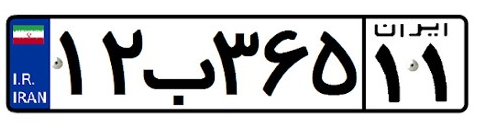
#> input picture extract_plate_chars/images/plate.png, 483 x 126 px
$ python extract_plate_chars.py
#> lines starting #> are read from the running program, lines starting #| are printed output that depends on the picture; after the words box and inside, x2 and y2 are one past the last pixel; in counts of white or black regions, pixels touching at a corner belong together
# extract_plate_chars.py
def main():
    import os
    import uuid
    import cv2
    import numpy as np

    # ===== تنظیمات اصلی =====
    IMAGE_PATH = "images/plate.png"     # مسیر تصویر پلاک
    OUTPUT_FOLDER = "plate_chars"       # خروجی برش کاراکترها
    DEBUG_FOLDER = "debug"              # ذخیره پیش‌نمایش
    os.makedirs(OUTPUT_FOLDER, exist_ok=True)
    os.makedirs(DEBUG_FOLDER, exist_ok=True)

    # نمایش پنجره‌های دیباگ (برای خاموش کردن بگذار False)
    SHOW_DEBUG = True

    # بزرگ‌نمایی برای تصاویر کوچک (1.0 یعنی بدون تغییر)
    SCALE = 2.0

    # روش باینری‌کردن: ADAPTIVE یا OTSU
    USE_ADAPTIVE = True

    # روش جداکردن اجزا: Connected Components (پیش‌فرض) یا Contours
    USE_CONNECTED_COMPONENTS = True

    # ===== فیلترهای نسبی برای انتخاب باکس‌های کاراکتر =====
    # (به‌صورت نسبت به اندازه تصویر؛ از اعداد ثابت بهتر جواب می‌دهد)
    MIN_AREA_RATIO = 0.0002   # حداقل نسبت مساحت باکس به مساحت کل تصویر (0.02%)
    MAX_AREA_RATIO = 0.20     # حداکثر نسبت مساحت باکس (20%)

    MIN_H_RATIO = 0.10        # حداقل نسبت ارتفاع باکس به ارتفاع تصویر
    MAX_H_RATIO = 0.98        # حداکثر نسبت ارتفاع باکس

    MIN_AR = 0.08             # حداقل نسبت عرض/ارتفاع (برای کاراکترهای باریک مثل 1/I)
    MAX_AR = 2.5              # حداکثر نسبت عرض/ارتفاع (برای W/M)

    # پارامترهای Adaptive Threshold (در صورت USE_ADAPTIVE=True)
    ADAPT_BLOCK_SIZE = 31     # باید فرد باشد: 21، 31، 35 ...
    ADAPT_C = 5               # بایاس؛ 3 تا 9 تست خوبی دارد

    # ===== خواندن و آماده‌سازی تصویر =====
    img = cv2.imread(IMAGE_PATH)
#> img is the input picture: shape (126, 483, 3); mean B, G, R 194.7, 190.2, 188.4
    if img is None:
        raise FileNotFoundError(f"تصویر '{IMAGE_PATH}' پیدا نشد.")

    if SCALE and SCALE != 1.0:
        img = cv2.resize(img, None, fx=SCALE, fy=SCALE, interpolation=cv2.INTER_CUBIC)
#> img: shape (252, 966, 3)

    gray = cv2.cvtColor(img, cv2.COLOR_BGR2GRAY)
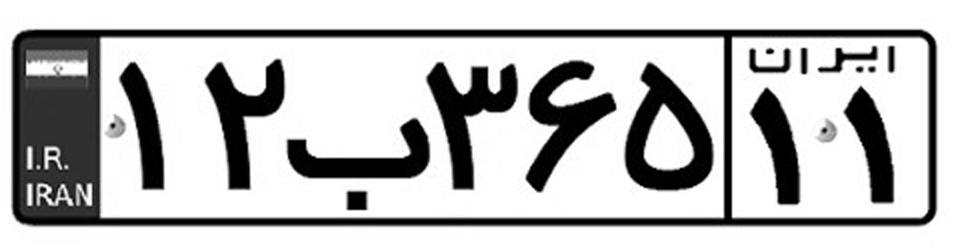
#> gray: shape (252, 966); min 0, max 255, mean 190.2
    gray_blur = cv2.GaussianBlur(gray, (5, 5), 0)

    # ===== باینری کردن =====
    if USE_ADAPTIVE:
        # کاراکترها سفید، پس‌زمینه سیاه (INV)
        thresh = cv2.adaptiveThreshold(
            gray_blur, 255,
            cv2.ADAPTIVE_THRESH_GAUSSIAN_C,
            cv2.THRESH_BINARY_INV,
            ADAPT_BLOCK_SIZE, ADAPT_C
        )
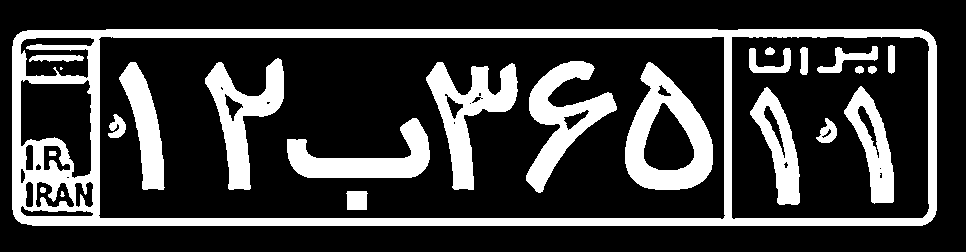
#> thresh: shape (252, 966); 24% white; 24 white regions (2 under 20 px), largest, box (x1, y1, x2, y2) and area: (12, 29, 937, 226) 25390, (625, 62, 713, 190) 5351, (426, 62, 518, 190) 4487
    else:
        _, thresh = cv2.threshold(
            gray_blur, 0, 255,
            cv2.THRESH_BINARY_INV + cv2.THRESH_OTSU
        )

    # ===== مورفولوژی (کم، برای اتصال شکاف‌های ریز) =====
    kernel = cv2.getStructuringElement(cv2.MORPH_RECT, (3, 3))
    # اگر حروف تکه‌تکه‌اند، CLOSE را بزرگ‌تر کن (مثلاً (5,5))
    thresh = cv2.morphologyEx(thresh, cv2.MORPH_OPEN, kernel, iterations=1)
#> thresh: shape (252, 966); 24% white; 23 white regions (1 under 20 px), largest, box (x1, y1, x2, y2) and area: (12, 29, 937, 226) 25330, (625, 62, 713, 190) 5350, (426, 62, 518, 190) 4476
    thresh = cv2.morphologyEx(thresh, cv2.MORPH_CLOSE, kernel, iterations=1)
#> thresh: shape (252, 966); 24% white; 23 white regions (1 under 20 px), largest, box (x1, y1, x2, y2) and area: (12, 29, 937, 226) 25367, (625, 62, 713, 190) 5359, (426, 62, 518, 190) 4507

    H, W = gray.shape[:2]
#> H = 252; W = 966
    img_area = float(H * W)
#> img_area = 243432

    # ===== انتخاب کاندیدها =====
    candidates = []

    if USE_CONNECTED_COMPONENTS:
        # روش پایدارتر نسبت به کانتور
        numLabels, labels, stats, centroids = cv2.connectedComponentsWithStats(thresh, connectivity=8)
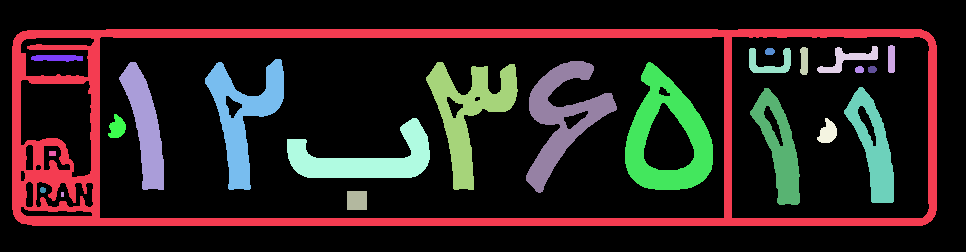
#> labels: shape (252, 966) int32; 24 distinct labels, from 0 to 23; one colour per label, 0 black
#> numLabels = 24; stats = 24 rows, first 6: [0, 0, 966, 252, 184888], [12, 29, 925, 197, 25367], [888, 45, 7, 28, 190], [800, 47, 8, 28, 198], [817, 46, 61, 27, 569], [749, 48, 42, 25, 510]; centroids = 24 rows, first 8: [488, 124.8], [399.6, 127.9], [891, 58.64], [803.8, 60.51], [847.7, 59.13], [769.5, 62.85], [769.4, 51.08], [56.78, 57.56]
        # stats[i] = [x, y, w, h, area]
        for i in range(1, numLabels):  # 0 پس‌زمینه است
            x, y, w, h, area = stats[i, 0], stats[i, 1], stats[i, 2], stats[i, 3], stats[i, 4]
            area_ratio = area / img_area
            h_ratio = h / float(H)
            ar = (w / float(h)) if h > 0 else 0.0

            if (MIN_AREA_RATIO <= area_ratio <= MAX_AREA_RATIO and
                MIN_H_RATIO   <= h_ratio    <= MAX_H_RATIO   and
                MIN_AR        <= ar         <= MAX_AR):
                candidates.append((x, y, w, h))
#> this loop made 23 passes
#> (x, y, w, h, area, area_ratio, h_ratio, ar) on passes 1 to 12: (12, 29, 925, 197, 25367, 0.104, 0.782, 4.7), (888, 45, 7, 28, 190, 0.000781, 0.111, 0.25), (800, 47, 8, 28, 198, 0.000813, 0.111, 0.286), (817, 46, 61, 27, 569, 0.00234, 0.107, 2.26), (749, 48, 42, 25, 510, 0.0021, 0.0992, 1.68), (765, 48, 10, 7, 60, 0.000246, 0.0278, 1.43), (31, 55, 52, 7, 292, 0.0012, 0.0278, 7.43), (205, 59, 79, 131, 4051, 0.0166, 0.52, 0.603), (526, 61, 91, 132, 4396, 0.0181, 0.524, 0.689), (119, 62, 45, 128, 2791, 0.0115, 0.508, 0.352), (426, 62, 92, 128, 4507, 0.0185, 0.508, 0.719), (625, 62, 88, 128, 5359, 0.022, 0.508, 0.688)
#> after the loop, candidates = [(888, 45, 7, 28), (800, 47, 8, 28), (817, 46, 61, 27), (205, 59, 79, 131), (526, 61, 91, 132), (119, 62, 45, 128), (426, 62, 92, 128), (625, 62, 88, 128), (844, 87, 50, 116), (750, 88, 50, 117), (287, 118, 143, 60)]
    else:
        # روش کانتور (در صورت نیاز)
        contours, _ = cv2.findContours(thresh, cv2.RETR_EXTERNAL, cv2.CHAIN_APPROX_SIMPLE)
        for cnt in contours:
            x, y, w, h = cv2.boundingRect(cnt)
            area = w * h
            area_ratio = area / img_area
            h_ratio = h / float(H)
            ar = (w / float(h)) if h > 0 else 0.0
            if (MIN_AREA_RATIO <= area_ratio <= MAX_AREA_RATIO and
                MIN_H_RATIO   <= h_ratio    <= MAX_H_RATIO   and
                MIN_AR        <= ar         <= MAX_AR):
                candidates.append((x, y, w, h))

    # اگر هیچ کاندیدی پیدا نشد، یک‌بار دیگر با معیار شل‌تر و OTSU تلاش می‌کنیم
    if len(candidates) == 0 and USE_ADAPTIVE:
        # سوئیچ به Otsu + فیلتر شل‌تر
        _, thresh = cv2.threshold(gray_blur, 0, 255, cv2.THRESH_BINARY_INV + cv2.THRESH_OTSU)
        kernel2 = cv2.getStructuringElement(cv2.MORPH_RECT, (3, 3))
        thresh = cv2.morphologyEx(thresh, cv2.MORPH_OPEN, kernel2, iterations=1)
        thresh = cv2.morphologyEx(thresh, cv2.MORPH_CLOSE, kernel2, iterations=1)

        # فیلترهای شل‌تر
        _MIN_AREA_RATIO = max(MIN_AREA_RATIO * 0.5, 0.00005)
        _MAX_AREA_RATIO = min(MAX_AREA_RATIO * 1.5, 0.6)
        _MIN_H_RATIO = max(MIN_H_RATIO * 0.5, 0.05)
        _MAX_H_RATIO = 0.99
        _MIN_AR = max(MIN_AR * 0.5, 0.04)
        _MAX_AR = MAX_AR * 1.5

        contours, _ = cv2.findContours(thresh, cv2.RETR_EXTERNAL, cv2.CHAIN_APPROX_SIMPLE)
        for cnt in contours:
            x, y, w, h = cv2.boundingRect(cnt)
            area = w * h
            area_ratio = area / img_area
            h_ratio = h / float(H)
            ar = (w / float(h)) if h > 0 else 0.0
            if (_MIN_AREA_RATIO <= area_ratio <= _MAX_AREA_RATIO and
                _MIN_H_RATIO   <= h_ratio    <= _MAX_H_RATIO   and
                _MIN_AR        <= ar         <= _MAX_AR):
                candidates.append((x, y, w, h))

    # مرتب‌سازی چپ به راست (برای نظم بهتر)
    candidates.sort(key=lambda b: b[0])

    # ===== پیش‌نمایش =====
    preview = img.copy()
    for (x, y, w, h) in candidates:
        cv2.rectangle(preview, (x, y), (x + w, y + h), (0, 0, 255), 2)
#> this loop made 11 passes
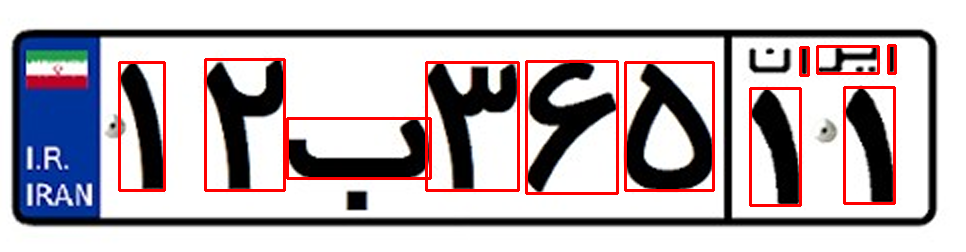
#> preview: shape (252, 966, 3); mean B, G, R 184.8, 180.3, 189.5

    if SHOW_DEBUG:
        cv2.imshow("thresh", thresh)
        cv2.imshow("candidates", preview)
        cv2.waitKey(0)
        cv2.destroyAllWindows()

    cv2.imwrite(os.path.join(DEBUG_FOLDER, "extract_preview.png"), preview)

    # ===== برش، نرمال‌سازی مربعی، تغییر اندازه به 28x28 =====
    def crop_to_square(binary_img, x, y, w, h, out_size=28):
        roi = binary_img[y:y+h, x:x+w]  # باینری: کاراکتر سفید، زمینه سیاه
        h2, w2 = roi.shape[:2]
        side = max(h2, w2)
        pad_top = (side - h2) // 2
        pad_bottom = side - h2 - pad_top
        pad_left = (side - w2) // 2
        pad_right = side - w2 - pad_left
        roi_sq = cv2.copyMakeBorder(
            roi, pad_top, pad_bottom, pad_left, pad_right,
            cv2.BORDER_CONSTANT, value=0  # سیاه
        )
        roi_sq = cv2.resize(roi_sq, (out_size, out_size), interpolation=cv2.INTER_AREA)
        return roi_sq

    saved = 0
    for (x, y, w, h) in candidates:
        char_img = crop_to_square(thresh, x, y, w, h, out_size=28)
        file_name = f"char_{uuid.uuid4().hex[:8]}.png"
        cv2.imwrite(os.path.join(OUTPUT_FOLDER, file_name), char_img)
        saved += 1
#> this loop made 11 passes
#> (x, y, w, h, h2 in crop_to_square, w2 in crop_to_square, side in crop_to_square, pad_top in crop_to_square) on passes 1 to 11: (119, 62, 45, 128, 128, 45, 128, 0), (205, 59, 79, 131, 131, 79, 131, 0), (287, 118, 143, 60, 60, 143, 143, 41), (426, 62, 92, 128, 128, 92, 128, 0), (526, 61, 91, 132, 132, 91, 132, 0), (625, 62, 88, 128, 128, 88, 128, 0), (750, 88, 50, 117, 117, 50, 117, 0), (800, 47, 8, 28, 28, 8, 28, 0), (817, 46, 61, 27, 27, 61, 61, 17), (844, 87, 50, 116, 116, 50, 116, 0), (888, 45, 7, 28, 28, 7, 28, 0)
#> pass 1, in crop_to_square, `roi = binary_img[y:y+h, x:x+w]`:
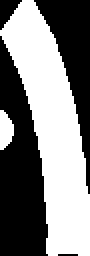
#> roi: shape (128, 45) (shown 2 times larger); 50.3% white; 4 black regions (1 under 20 px), largest, box (x1, y1, x2, y2) and area: (0, 18, 24, 128) 1758, (17, 0, 45, 97) 1008, (0, 0, 11, 15) 89
#> pass 1, in crop_to_square, `roi_sq = cv2.resize(roi_sq, (out_size, out_size), interpolation=cv2.IN..`:
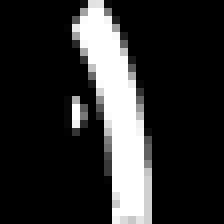
#> roi_sq: shape (28, 28) (shown 8 times larger); min 0, max 255, mean 45.1
#> pass 2, in crop_to_square (call 2), `roi = binary_img[y:y+h, x:x+w]`:
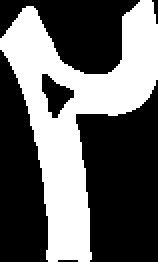
#> roi: shape (131, 79) (shown 2 times larger); 39.1% white; 1 white region
#> after the loop, saved = 11

    # آمار
    # اگر از connected components استفاده شد، تعداد کل اجزا را همینجا تخمین نمی‌زنیم.
    # یک عدد تقریبی با کانتورها می‌دهیم تا حس بهتری بدهد:
    try:
        contours_all, _ = cv2.findContours(thresh, cv2.RETR_EXTERNAL, cv2.CHAIN_APPROX_SIMPLE)
#> contours_all = 1 contour; box (x1, y1, x2, y2) and area: (12, 29, 937, 226) 180708
        total_found = len(contours_all)
#> total_found = 1
    except Exception:
        total_found = len(candidates)

    skipped = max(total_found - len(candidates), 0)
#> skipped = 0

    print(f"🔍 کانتورهای/اجزای یافت‌شده (تقریبی): {total_found}")
#| 🔍 کانتورهای/اجزای یافت‌شده (تقریبی): 1
    print(f"✅ کاراکترهای ذخیره‌شده: {saved}  →  پوشه: '{OUTPUT_FOLDER}'")
#| ✅ کاراکترهای ذخیره‌شده: 11  →  پوشه: 'plate_chars'
    print(f"🚫 موارد ردشده: {skipped}")
#| 🚫 موارد ردشده: 0
    if saved == 0:
        print("⚠️ هیچ کاراکتری ذخیره نشد. SCALE را بیشتر کن یا آستانه‌ها را شل‌تر کن (MIN_AREA_RATIO↓، MAX_AREA_RATIO↑).")

if __name__ == "__main__":
    main()
